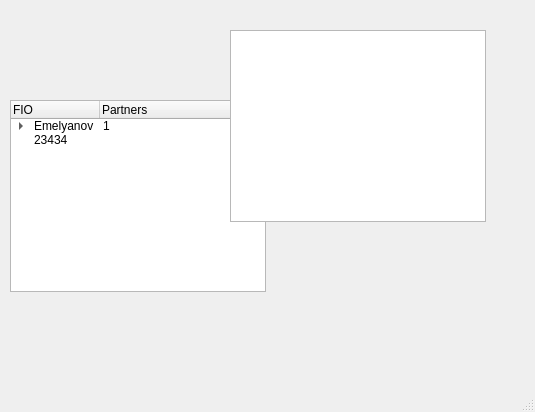
<?xml version="1.0" encoding="UTF-8"?>
<ui version="4.0">
 <class>mdiWindow</class>
 <widget class="QMainWindow" name="mdiWindow">
  <property name="geometry">
   <rect>
    <x>0</x>
    <y>0</y>
    <width>535</width>
    <height>412</height>
   </rect>
  </property>
  <property name="windowTitle">
   <string>MainWindow</string>
  </property>
  <widget class="QWidget" name="centralwidget">
   <widget class="QTreeWidget" name="treeWidget">
    <property name="geometry">
     <rect>
      <x>10</x>
      <y>100</y>
      <width>256</width>
      <height>192</height>
     </rect>
    </property>
    <attribute name="headerDefaultSectionSize">
     <number>89</number>
    </attribute>
    <column>
     <property name="text">
      <string>FIO</string>
     </property>
    </column>
    <column>
     <property name="text">
      <string>Partners</string>
     </property>
    </column>
    <item>
     <property name="text">
      <string>Emelyanov</string>
     </property>
     <property name="text">
      <string>1</string>
     </property>
     <item>
      <property name="text">
       <string>1</string>
      </property>
      <property name="text">
       <string>0.5</string>
      </property>
     </item>
    </item>
    <item>
     <property name="text">
      <string>23434</string>
     </property>
     <property name="text">
      <string/>
     </property>
    </item>
   </widget>
   <widget class="QTableWidget" name="tableWidget">
    <property name="geometry">
     <rect>
      <x>230</x>
      <y>30</y>
      <width>256</width>
      <height>192</height>
     </rect>
    </property>
   </widget>
  </widget>
  <widget class="QMenuBar" name="menubar">
   <property name="geometry">
    <rect>
     <x>0</x>
     <y>0</y>
     <width>535</width>
     <height>21</height>
    </rect>
   </property>
  </widget>
  <widget class="QStatusBar" name="statusbar"/>
 </widget>
 <resources/>
 <connections/>
</ui>
